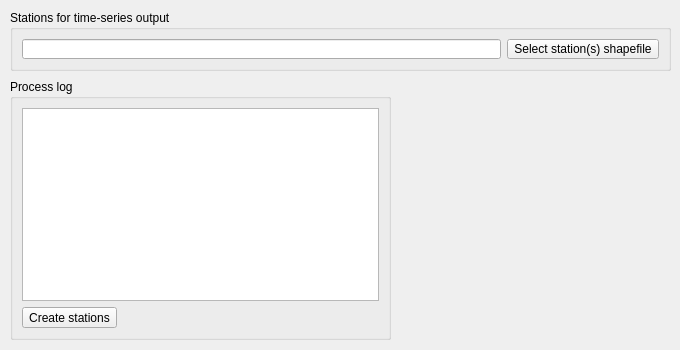
     <widget class="QWidget" name="stationsTab">
      <attribute name="title">
       <string>Stations</string>
      </attribute>
      <widget class="QGroupBox" name="processLog3GroupBox">
       <property name="geometry">
        <rect>
         <x>10</x>
         <y>79</y>
         <width>381</width>
         <height>261</height>
        </rect>
       </property>
       <property name="title">
        <string>Process log</string>
       </property>
       <layout class="QVBoxLayout" name="verticalLayout_5">
        <item>
         <widget class="QTextEdit" name="processLog3TextEdit">
          <property name="readOnly">
           <bool>true</bool>
          </property>
         </widget>
        </item>
        <item>
         <widget class="QToolButton" name="stationsButton">
          <property name="enabled">
           <bool>true</bool>
          </property>
          <property name="text">
           <string>Create stations</string>
          </property>
         </widget>
        </item>
       </layout>
      </widget>
      <widget class="QGroupBox" name="groupBox">
       <property name="geometry">
        <rect>
         <x>10</x>
         <y>10</y>
         <width>661</width>
         <height>61</height>
        </rect>
       </property>
       <property name="title">
        <string>Stations for time-series output</string>
       </property>
       <layout class="QHBoxLayout" name="horizontalLayout_15">
        <item>
         <layout class="QHBoxLayout" name="horizontalLayout_16">
          <item>
           <widget class="QLineEdit" name="stationsLineEdit">
            <property name="readOnly">
             <bool>true</bool>
            </property>
           </widget>
          </item>
          <item>
           <widget class="QToolButton" name="selectStationsButton">
            <property name="text">
             <string>Select station(s) shapefile</string>
            </property>
           </widget>
          </item>
         </layout>
        </item>
       </layout>
      </widget>
      <widget class="QLabel" name="label_2">
       <property name="geometry">
        <rect>
         <x>400</x>
         <y>80</y>
         <width>271</width>
         <height>261</height>
        </rect>
       </property>
       <property name="text">
        <string/>
       </property>
       <property name="pixmap">
        <pixmap resource="resources.qrc">:/plugins/SphyPreProcess/images/stations.png</pixmap>
       </property>
       <property name="scaledContents">
        <bool>true</bool>
       </property>
      </widget>
     </widget>
